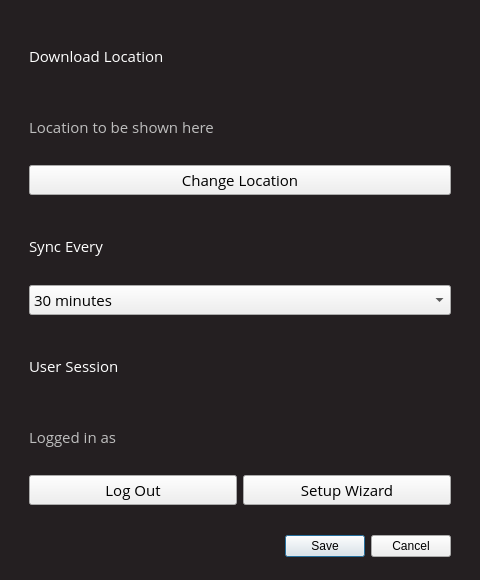
<?xml version="1.0" encoding="UTF-8"?>
<ui version="4.0">
 <class>SettingsWindow</class>
 <widget class="QWidget" name="SettingsWindow">
  <property name="geometry">
   <rect>
    <x>0</x>
    <y>0</y>
    <width>480</width>
    <height>580</height>
   </rect>
  </property>
  <property name="minimumSize">
   <size>
    <width>360</width>
    <height>540</height>
   </size>
  </property>
  <property name="maximumSize">
   <size>
    <width>480</width>
    <height>580</height>
   </size>
  </property>
  <property name="windowTitle">
   <string>Settings</string>
  </property>
  <property name="windowIcon">
   <iconset>
    <normaloff>../assets/logo.png</normaloff>../assets/logo.png</iconset>
  </property>
  <property name="styleSheet">
   <string notr="true">QWidget#SettingsWindow { background-color: #241f21 }
QLabel:enabled {color:white}
</string>
  </property>
  <layout class="QHBoxLayout" name="horizontalLayout">
   <item>
    <spacer name="horizontalSpacer">
     <property name="orientation">
      <enum>Qt::Horizontal</enum>
     </property>
     <property name="sizeType">
      <enum>QSizePolicy::Fixed</enum>
     </property>
     <property name="sizeHint" stdset="0">
      <size>
       <width>18</width>
       <height>0</height>
      </size>
     </property>
    </spacer>
   </item>
   <item>
    <layout class="QVBoxLayout" name="verticalLayout_2">
     <item>
      <spacer name="verticalSpacer_2">
       <property name="orientation">
        <enum>Qt::Vertical</enum>
       </property>
       <property name="sizeType">
        <enum>QSizePolicy::Fixed</enum>
       </property>
       <property name="sizeHint" stdset="0">
        <size>
         <width>0</width>
         <height>12</height>
        </size>
       </property>
      </spacer>
     </item>
     <item>
      <widget class="QLabel" name="download_location_label">
       <property name="font">
        <font>
         <family>Open Sans</family>
         <pointsize>11</pointsize>
        </font>
       </property>
       <property name="text">
        <string>Download Location</string>
       </property>
      </widget>
     </item>
     <item>
      <widget class="QLabel" name="download_location_hint">
       <property name="enabled">
        <bool>false</bool>
       </property>
       <property name="font">
        <font>
         <family>Open Sans</family>
         <pointsize>11</pointsize>
        </font>
       </property>
       <property name="text">
        <string>Location to be shown here</string>
       </property>
       <property name="wordWrap">
        <bool>true</bool>
       </property>
      </widget>
     </item>
     <item>
      <widget class="QPushButton" name="select_download_location">
       <property name="font">
        <font>
         <family>Open Sans</family>
         <pointsize>11</pointsize>
        </font>
       </property>
       <property name="text">
        <string>Change Location</string>
       </property>
      </widget>
     </item>
     <item>
      <spacer name="verticalSpacer_3">
       <property name="orientation">
        <enum>Qt::Vertical</enum>
       </property>
       <property name="sizeType">
        <enum>QSizePolicy::Fixed</enum>
       </property>
       <property name="sizeHint" stdset="0">
        <size>
         <width>0</width>
         <height>12</height>
        </size>
       </property>
      </spacer>
     </item>
     <item>
      <widget class="QLabel" name="frequency_label">
       <property name="font">
        <font>
         <family>Open Sans</family>
         <pointsize>11</pointsize>
        </font>
       </property>
       <property name="text">
        <string>Sync Every</string>
       </property>
      </widget>
     </item>
     <item>
      <widget class="QComboBox" name="frequency_combo">
       <property name="enabled">
        <bool>true</bool>
       </property>
       <property name="font">
        <font>
         <family>Open Sans</family>
         <pointsize>11</pointsize>
        </font>
       </property>
       <item>
        <property name="text">
         <string>30 minutes</string>
        </property>
       </item>
       <item>
        <property name="text">
         <string>1 hour</string>
        </property>
       </item>
       <item>
        <property name="text">
         <string>6 hours</string>
        </property>
       </item>
      </widget>
     </item>
     <item>
      <spacer name="verticalSpacer_6">
       <property name="orientation">
        <enum>Qt::Vertical</enum>
       </property>
       <property name="sizeType">
        <enum>QSizePolicy::Fixed</enum>
       </property>
       <property name="sizeHint" stdset="0">
        <size>
         <width>0</width>
         <height>12</height>
        </size>
       </property>
      </spacer>
     </item>
     <item>
      <widget class="QLabel" name="session_label">
       <property name="font">
        <font>
         <family>Open Sans</family>
         <pointsize>11</pointsize>
        </font>
       </property>
       <property name="text">
        <string>User Session</string>
       </property>
      </widget>
     </item>
     <item>
      <widget class="QLabel" name="current_session_label">
       <property name="enabled">
        <bool>false</bool>
       </property>
       <property name="font">
        <font>
         <family>Open Sans</family>
         <pointsize>11</pointsize>
        </font>
       </property>
       <property name="text">
        <string>Logged in as</string>
       </property>
      </widget>
     </item>
     <item>
      <layout class="QHBoxLayout" name="horizontalLayout_2">
       <item>
        <widget class="QPushButton" name="log_out_button">
         <property name="font">
          <font>
           <family>Open Sans</family>
           <pointsize>11</pointsize>
          </font>
         </property>
         <property name="text">
          <string>Log Out</string>
         </property>
        </widget>
       </item>
       <item>
        <widget class="QPushButton" name="setup_button">
         <property name="font">
          <font>
           <family>Open Sans</family>
           <pointsize>11</pointsize>
          </font>
         </property>
         <property name="text">
          <string>Setup Wizard</string>
         </property>
        </widget>
       </item>
      </layout>
     </item>
     <item>
      <spacer name="verticalSpacer_4">
       <property name="orientation">
        <enum>Qt::Vertical</enum>
       </property>
       <property name="sizeType">
        <enum>QSizePolicy::Fixed</enum>
       </property>
       <property name="sizeHint" stdset="0">
        <size>
         <width>0</width>
         <height>24</height>
        </size>
       </property>
      </spacer>
     </item>
     <item>
      <widget class="QDialogButtonBox" name="button_box">
       <property name="font">
        <font>
         <family>Open Sans</family>
         <pointsize>11</pointsize>
        </font>
       </property>
       <property name="styleSheet">
        <string notr="true"/>
       </property>
       <property name="standardButtons">
        <set>QDialogButtonBox::Cancel|QDialogButtonBox::Save</set>
       </property>
      </widget>
     </item>
     <item>
      <spacer name="verticalSpacer">
       <property name="orientation">
        <enum>Qt::Vertical</enum>
       </property>
       <property name="sizeType">
        <enum>QSizePolicy::Fixed</enum>
       </property>
       <property name="sizeHint" stdset="0">
        <size>
         <width>0</width>
         <height>12</height>
        </size>
       </property>
      </spacer>
     </item>
    </layout>
   </item>
   <item>
    <spacer name="horizontalSpacer_2">
     <property name="orientation">
      <enum>Qt::Horizontal</enum>
     </property>
     <property name="sizeType">
      <enum>QSizePolicy::Fixed</enum>
     </property>
     <property name="sizeHint" stdset="0">
      <size>
       <width>18</width>
       <height>0</height>
      </size>
     </property>
    </spacer>
   </item>
  </layout>
 </widget>
 <resources/>
 <connections>
  <connection>
   <sender>button_box</sender>
   <signal>rejected()</signal>
   <receiver>SettingsWindow</receiver>
   <slot>close()</slot>
   <hints>
    <hint type="sourcelabel">
     <x>219</x>
     <y>415</y>
    </hint>
    <hint type="destinationlabel">
     <x>219</x>
     <y>229</y>
    </hint>
   </hints>
  </connection>
 </connections>
</ui>
